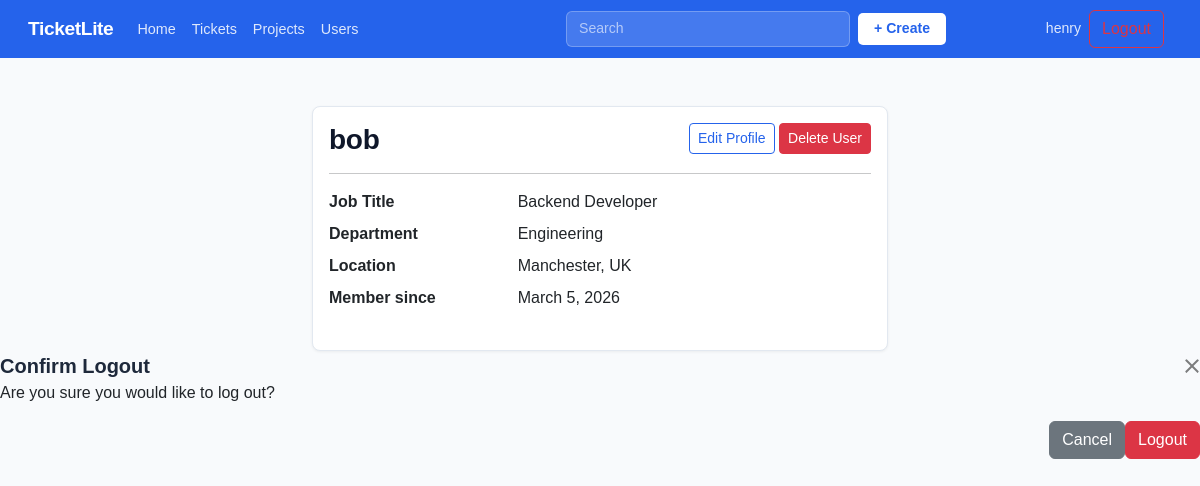
Page /profile/5/ (signed in) on the committed database.
### core/models.py (models this page shows, shortened)
class UserProfile (models.Model):
    user = models.OneToOneField(User, on_delete=models.CASCADE)
    department = models.CharField(max_length=100, blank=True)
    job_title = models.CharField(max_length=100, blank=True)
    location = models.CharField(max_length=100, blank=True)

### core/views.py (the view)
# urls.py: path('profile/<int:pk>/', views.profile_view, name='profile_view'),
@login_required
def profile_view(request, pk):
    profile_user = get_object_or_404(User, pk=pk)
    profile, _ = UserProfile.objects.get_or_create(user=profile_user) # uses 'or create' to handle any users created within admin tab
    can_edit = (request.user.is_staff or request.user.is_superuser) or request.user == profile_user
    return render(request, 'core/profile.html', {
        'profile_user': profile_user,
        'profile': profile,
        'can_edit': can_edit,
        'ticket_form': TicketForm()
    })

### core/forms.py
class TicketForm(forms.ModelForm):
    class Meta:
        model = Ticket
        fields = ['title', 'description', 'project', 'status', 'priority', 'assigned_to']
        widgets = {
            'title': forms.TextInput(attrs={
                'class': 'form-control',
                'placeholder': 'Ticket Name'
            }),
            'description': forms.Textarea(attrs={
                'class': 'form-control',
                'rows': 4,
                'placeholder': 'What is this ticket about?'
            }),
            'project': forms.Select(attrs={
                'class': 'form-select'
            }),
            'status': forms.Select(attrs={
                'class': 'form-select'
            }),
            'priority': forms.Select(attrs={
                'class': 'form-select'
            }),
            'assigned_to': forms.Select(attrs={
                'class': 'form-select'
            }),
        }

### core/models.py (called while the page is built)
    def __str__(self):
        return self.name # shows project name in admin panel

### core/templates/core/profile.html (shortened to what this page needs)
{% extends "core/base.html" %}
{% block content %}
<div class="container mt-4" style="max-width: 600px;">
    <div class="card">
        <div class="card-body">
            <div class="d-flex justify-content-between align-items-start mb-3">
                <div>
                    <h3 class="mb-0">{{ profile_user.username }}</h3>
                </div>
                <div>
                    {% if can_edit %}
                        <a href="{% url 'core:edit_profile' profile_user.pk %}" class="btn btn-outline-primary btn-sm">Edit Profile</a>
                    {% endif %}
                    {% if user.is_staff and user != profile_user %}
                        <button type="button" class="btn btn-danger btn-sm"
                            data-bs-toggle="modal" data-bs-target="#confirmDeleteUserModal">
                            Delete User
                        </button>
                    {% endif %}
                </div>
            </div>
            <hr>
            <dl class="row">
                <dt class="col-4">Job Title</dt>
                <dd class="col-8">{{ profile.job_title|default:"Not set" }}</dd>
                <dt class="col-4">Department</dt>
                <dd class="col-8">{{ profile.department|default:"Not set" }}</dd>
                <dt class="col-4">Location</dt>
                <dd class="col-8">{{ profile.location|default:"Not set" }}</dd>
                <dt class="col-4">Member since</dt>
                <dd class="col-8">{{ profile_user.date_joined|date:"N j, Y" }}</dd>
            </dl>
        </div>
    </div>
</div>
{% endblock content %}

### core/templates/core/base.html (shortened to what this page needs)
<!DOCTYPE html>
<html lang="en">
<head>
    <link href="https://cdn.jsdelivr.net/npm/bootstrap@5.3.2/dist/css/bootstrap.min.css"
        rel="stylesheet">
</head>
<body>
    <nav class="navbar navbar-expand-lg">
        <div class ="container-fluid">
            <a class="navbar-brand" href="{% url 'core:landing' %}">Ticket<span>Lite</span></a>
             {% if request.resolver_match.url_name not in 'landing,login,register' %}
            <ul class="navbar-nav me-auto nav-tabs">
                <li class="nav-item">
                    <a class="nav-link {% if request.resolver_match.url_name == 'home' %}active{% endif %}" href="{% url 'core:home' %}">Home</a>
                </li>
                <li class="nav-item">
                    <a class="nav-link {% if request.resolver_match.url_name == 'ticket_list' %}active{% endif %}" href="{% url 'core:ticket_list' %}">Tickets</a>
                </li>
                <li class="nav-item">
                    <a class="nav-link {% if request.resolver_match.url_name == 'project_list' %}active{% endif %}" href="{% url 'core:project_list' %}">Projects</a>
                </li>
                <li class="nav-item">
                    <a class="nav-link {% if request.resolver_match.url_name == 'user_list' %}active{% endif %}" href="{% url 'core:user_list' %}">Users</a>
                </li>
            </ul>
            <div class="d-flex mx-auto align-items-center gap-2" style="width: 380px;">
                <form class="d-flex flex-grow-1" role="search" action="{% url 'core:search' %}" method="GET">
                    <input class="form-control" type="search" name="q" placeholder="Search" aria-label="Search"
                        value="{{ request.GET.q }}">
                </form>
                <button type="button" class="btn-create"
                    data-bs-toggle="modal" data-bs-target="#createTicketModal">
                    + Create
                </button>
            </div>
            <div class="d-flex align-items-center gap-2">
                {% if user.is_authenticated %}
                    <a class="navbar-text text-decoration-none" href="{% url 'core:profile_view' user.pk %}">
                        {{ user.username }}
                    </a>
                    <button type="button" class="btn btn-outline-danger me-2" data-bs-toggle="modal" data-bs-target="#logoutConfirmationModal">
                    </button>
                {% endif %}
            </div>
            {% endif %}
        </div>
    </nav>
    <div class="container main-content">
        {% block content %}{% endblock %}
    </div>
<div class="modal-fade" id="logoutConfirmationModal" tabindex="-1" aria-hidden="true">
    <div class="modal-dialog modal-dialog-centered">
        <div class="modal-content">
            <form method="post" action="{% url 'core:logout' %}">
                <div class="modal-header">
                    <h5 class="modal-title">Confirm Logout</h5>
                    <button type="button" class="btn-close" data-bs-dismiss="modal"></button>
                </div>
                <div class="modal-body">
                    <p>Are you sure you would like to log out?</p>
                </div>
                <div class="modal-footer">
                    <button type="button" class="btn btn-secondary" data-bs-dismiss="modal">Cancel</button>
                    <button type="submit" class="btn btn-danger">Logout</button>
                </div>
            </form>
        </div>
    </div>
</div>
</body>
</html>

### core/templates/core/base.html (style rules this page uses)
:root { --accent: #2563eb; --accent-dark: #1d4ed8; --nav-bg: #2563eb; --nav-text: #ffffff; --body-bg: #f8fafc; --card-border: #e2e8f0; --text-muted: #64748b; }
body { background-color: var(--body-bg); font-family: 'Gill Sans', 'Gill Sans MT', Calibri, 'Trebuchet MS', sans-serif; }
.navbar { background-color: var(--nav-bg) !important; border-bottom: none; padding: 0.6rem 1rem; }
.navbar-brand { color: white !important; font-weight: 700; font-size: 1.2rem; letter-spacing: -0.02em; }
.navbar .nav-link { color: rgba(255,255,255,0.85) !important; font-size: 0.9rem; padding: 0.4rem 0.75rem; border-radius: 4px; transition: background 0.15s ease; border: none !important }
.navbar .nav-tabs { border-bottom: none; }
.navbar-text { color: rgba(255,255,255,0.85) !important; font-size: 0.88rem; }
.card { border: 1px solid var(--card-border); border-radius: 8px; box-shadow: 0 1px 3px rgba(0,0,0,0.06); }
.btn-outline-primary { color: var(--accent); border-color: var(--accent); }
h2, h3 { font-weight: 600; color: #0f172a; letter-spacing: -0.01em; }
h5, h6 { font-weight: 600; color: #1e293b; }
.navbar .form-control { background: rgba(255,255,255,0.15); border: 1px solid rgba(255,255,255,0.25); color: #ffffff; font-size: 0.88rem; }
.navbar .form-control::placeholder { color: rgba(255,255,255,0.6); }
.btn-create { background: #ffffff; color: var(--accent); border: none; font-weight: 600; font-size: 0.88rem; padding: 5px 16px; border-radius: 5px; transition: background 0.15s ease; }
.main-content { padding-top: 1.5rem; }

### rows in the picture
UserProfile: job_title "Backend Developer", department "Engineering", location "Manchester, UK"

### other values in the picture
{{ user.username }} "henry"
{{ profile_user.username }} "bob"
{{ profile_user.date_joined|date:"N j, Y" }} "March 5, 2026"
